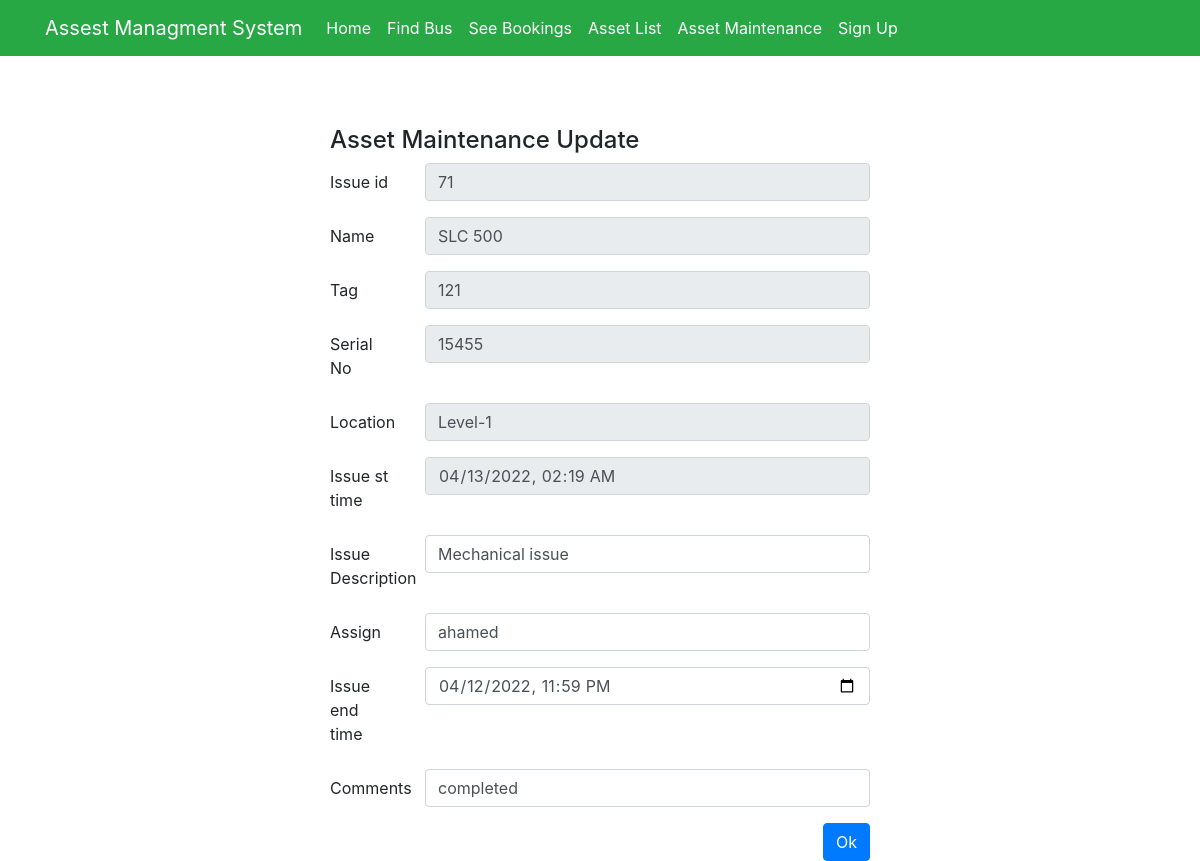
/assetmainupdate/71/, run on an earlier commit of the app's database.
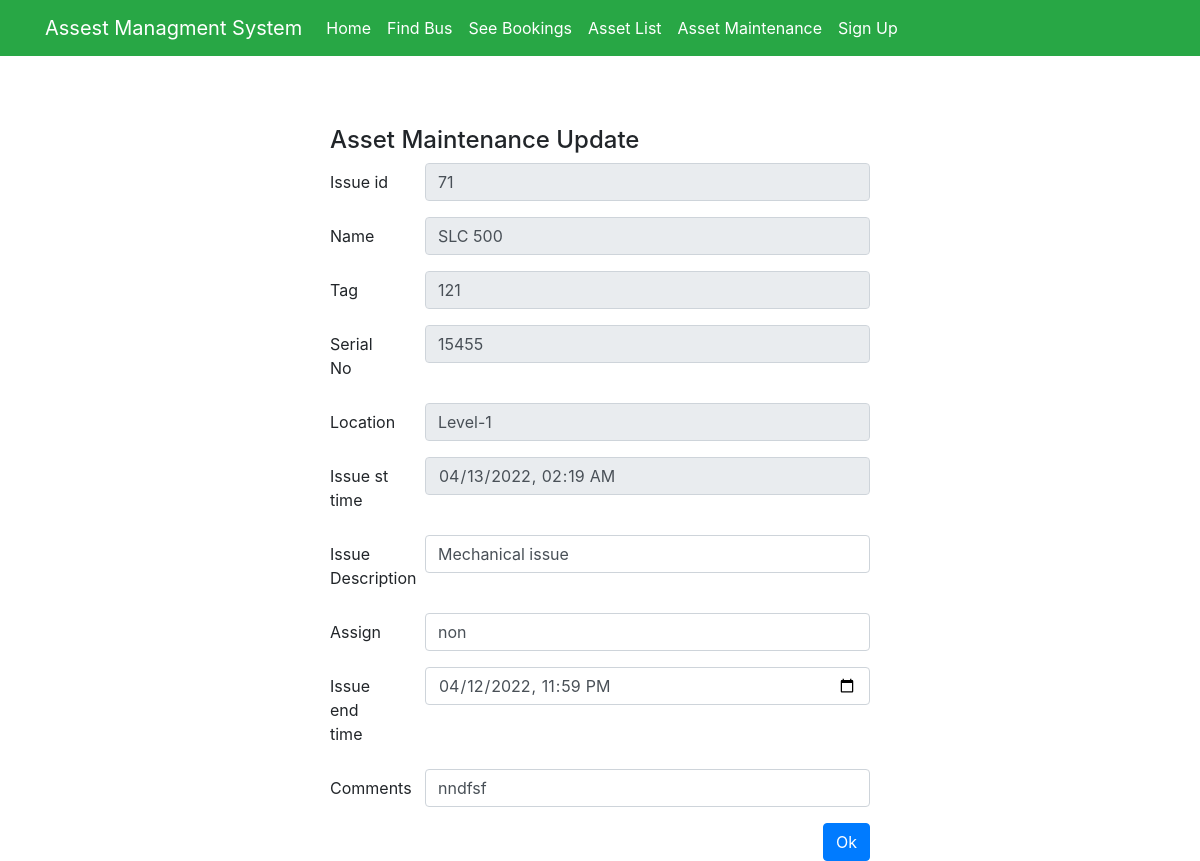
And on a later commit of the database.
### myapp/models.py (models this page shows)
class AssetMain(models.Model):
    asset_id = models.CharField(max_length=100)
    asset_name = models.CharField(max_length=100)
    asset_tag = models.CharField(max_length=100)
    asset_serial_No = models.CharField(max_length=100)
    asset_loc = models.CharField(max_length=100)
    asset_status = models.CharField(max_length=100,null=True, default=None, blank=True)
    date_main = models.DateTimeField(blank=True, null=True,default=datetime.date.today)
    asset_desc = models.CharField(max_length=100,null=True, default=None, blank=True)
    asset_assign = models.CharField(max_length=100,null=True, default=None, blank=True)
    date_solved = models.DateTimeField(null=True, default=None, blank=True)
    asset_comments = models.CharField(max_length=100,null=True, default=None, blank=True)
    def __str__(self):
        return self.asset_name

### myapp/views.py (the view, shortened to what this page needs)
# urls.py: path('assetmainupdate/<int:pk>/', views.assetmainupdate, name="assetmainupdate"),
def assetmainupdate(request,pk,new={}):
    global id_g
    print('s1')
    print(pk)
    asset_main = AssetMain.objects.filter(id=pk)
    print(asset_main)
    asset_id_r= str(request.POST.get('Issue_id'))
    asset_assign_r = str(request.POST.get('asset_assign'))
    date_solved_r = str(request.POST.get('date_solved'))
    asset_comments_r = str(request.POST.get('asset_comments'))
    context = {}
    if request.method == 'POST':
        print('python code in')
        print(asset_id_r)
        AssetMain.objects.filter(id=asset_id_r).update(asset_assign =asset_assign_r
        ,asset_comments =asset_comments_r,date_solved=date_solved_r)
    return render(request, 'myapp/assetmainupdate.html', locals())

### myapp/templates/myapp/assetmainupdate.html (shortened to what the changed rows need)
{% extends 'myapp/base.html' %}
{% block content %}
<div class="container">
    <div class="row">
        <div class="col-sm-6 mx-auto" style="margin-top: 70px">
            <form method="post">
                {% for row in asset_main %}
                <div class="form-group row">
                    <label for="example-email-input" class="col-2 col-form-label">Issue id</label>
                    <div class="col-10">
                        <input name='Issue_id' class="form-control" type="text" id="example-email-input"value="{{row.id}}" readonly>
                    </div>
                </div>
                <div class="form-group row">
                    <label for="example-email-input" class="col-2 col-form-label">Name</label>
                    <div class="col-10">
                        <input name='asset_name' class="form-control" type="text" id="example-email-input"value="{{row.asset_name}}" readonly >
                    </div>
                </div>
                <div class="form-group row">
                    <label for="example-email-input" class="col-2 col-form-label">Tag</label>
                    <div class="col-10">
                        <input name='asset_tag' class="form-control" type="text" value="{{row.asset_tag}}" readonly>
                    </div>
                </div>
                <div class="form-group row">
                    <label for="example-email-input" class="col-2 col-form-label">Serial No</label>
                    <div class="col-10">
                        <input name='asset_serial_No' class="form-control" type="text" id="example-email-input"value="{{row.asset_serial_No}}" readonly>
                    </div>
                </div>
                <div class="form-group row">
                    <label for="example-email-input" class="col-2 col-form-label">Location</label>
                    <div class="col-10">
                        <input name='asset_loc' class="form-control" type="text" value="{{row.asset_loc}}"readonly>
                    </div>
                </div>
                <div class="form-group row">
                    <label for="example-email-input" class="col-2 col-form-label" >Issue st time</label>
                    <div class="col-10">
                        <input name='date_main' class="form-control" type="datetime-local" value="{{row.date_main|date:'Y-m-d'}}T{{row.date_main|time:'H:i:s'}}" readonly>
                    </div>
                </div>
                <div class="form-group row">
                    <label for="example-email-input" class="col-2 col-form-label">Issue Description</label>
                    <div class="col-10">
                        <input name='asset_desc' class="form-control" type="text" value="{{row.asset_desc}}">
                    </div>
                </div>
                <div class="form-group row">
                    <label for="example-email-input" class="col-2 col-form-label">Assign</label>
                    <div class="col-10">
                        <input name='asset_assign' class="form-control" type="text" value="{{row.asset_assign}}">
                    </div>
                </div>
                <div class="form-group row">
                    <label for="example-email-input" class="col-2 col-form-label" >Issue end time</label>
                    <div class="col-10">
                        <input name='date_solved' class="form-control" required="" type="datetime-local" value="{{row.date_solved|date:'Y-m-d'}}T{{row.date_solved|time:'H:i:s'}}">
                    </div>
                </div>
                <div class="form-group row">
                    <label for="example-email-input" class="col-2 col-form-label">Comments</label>
                    <div class="col-10">
                        <input name='asset_comments' class="form-control" type="text" value="{{row.asset_comments}}">
                    </div>
                </div>
                {% endfor %}
            </form>
        </div>
    </div>
</div>
{% endblock %}

What changed in the data, as far as the page shows it:
changed AssetMain "Level-1": asset_assign "ahamed" → "non"; asset_comments "completed" → "nndfsf"
